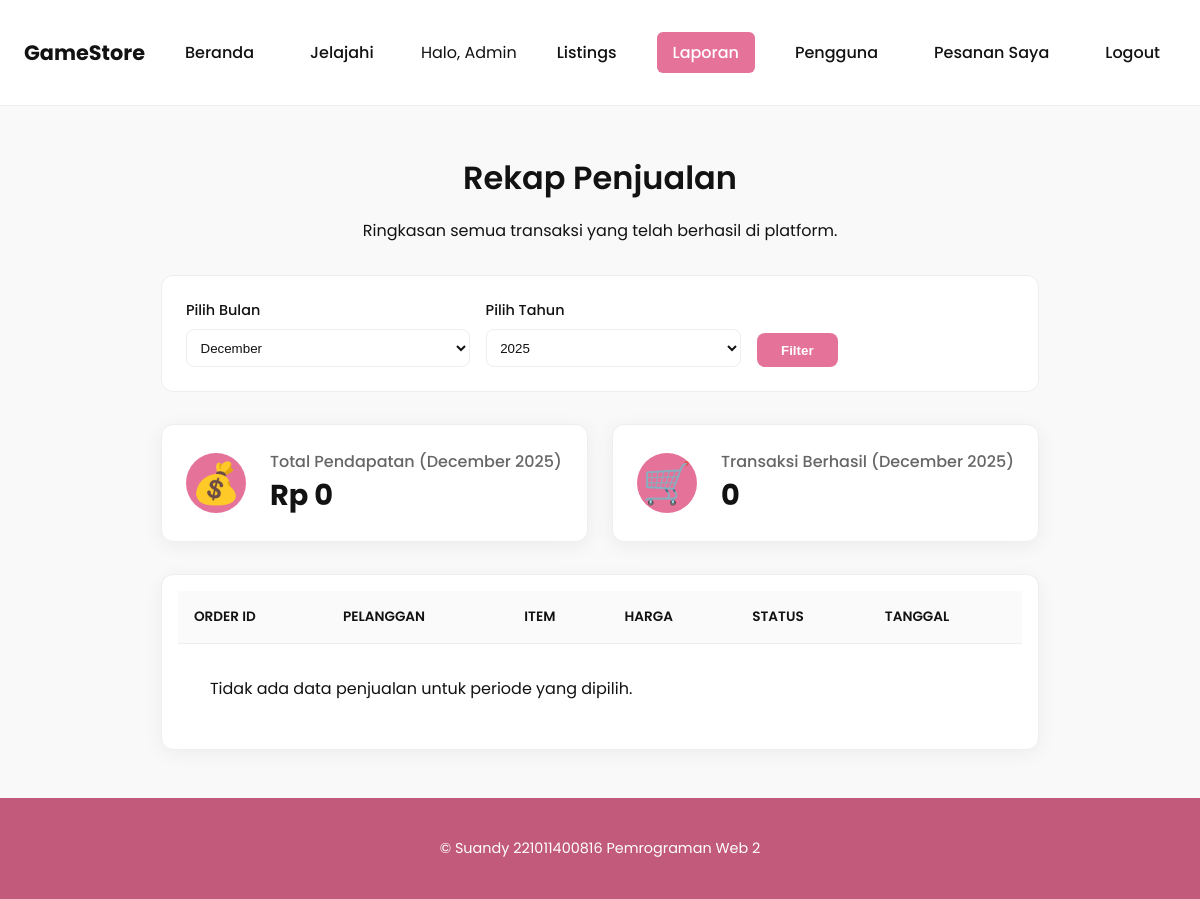
The app's page /admin_sales.php (signed in), older data.
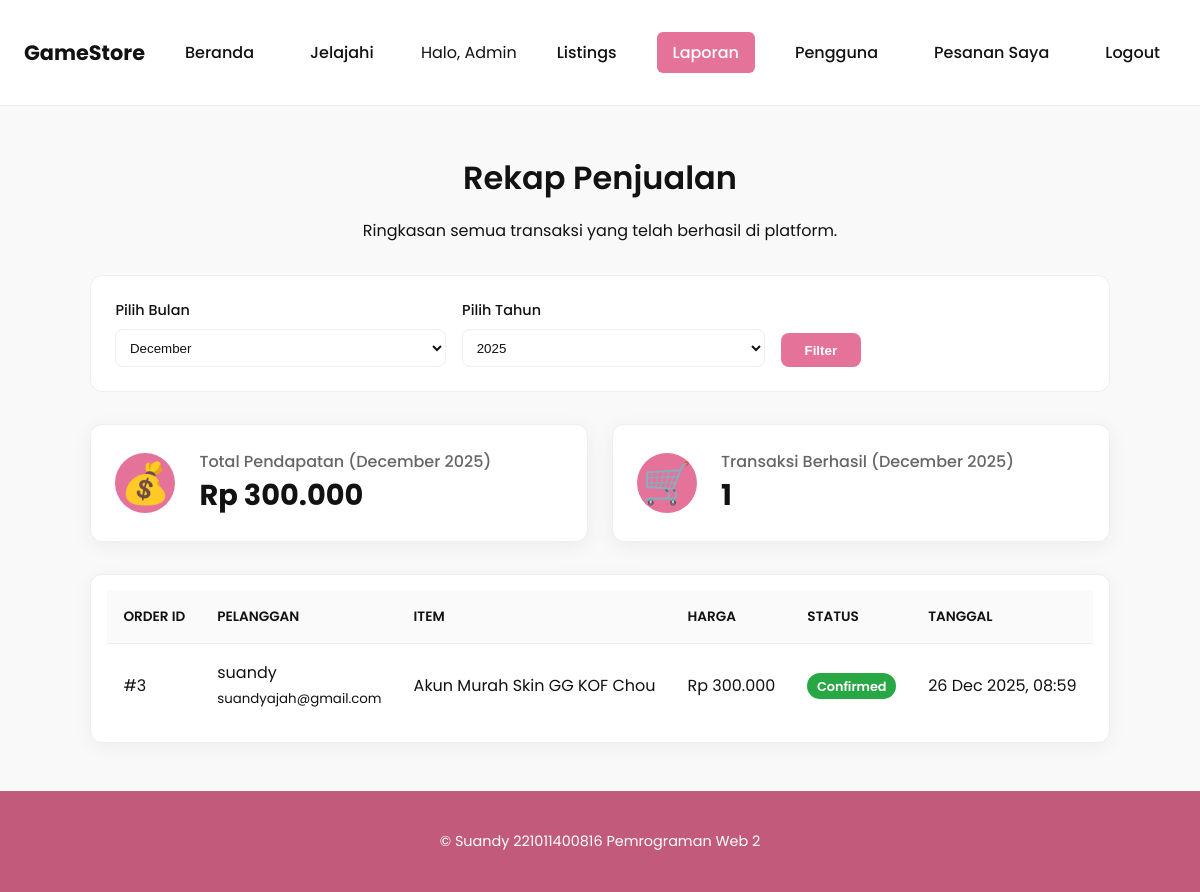
The same page, newer data.
### tables this page shows
CREATE TABLE `orders` (
  `id` int(11) NOT NULL,
  `user_id` int(11) NOT NULL,
  `listing_id` int(11) NOT NULL,
  `payment_method` varchar(100) DEFAULT NULL,
  `status` varchar(50) DEFAULT 'pending',
  `order_date` timestamp NOT NULL DEFAULT current_timestamp()
);

CREATE TABLE `users` (
  `id` int(11) NOT NULL,
  `name` varchar(255) NOT NULL,
  `email` varchar(255) NOT NULL,
  `password` varchar(255) NOT NULL,
  `is_admin` tinyint(1) DEFAULT 0,
  `created_at` timestamp NOT NULL DEFAULT current_timestamp()
);

CREATE TABLE `listings` (
  `id` int(11) NOT NULL,
  `title` varchar(255) NOT NULL,
  `game` varchar(100) DEFAULT NULL,
  `description` text NOT NULL,
  `price` decimal(10,2) NOT NULL,
  `status` varchar(50) DEFAULT 'active',
  `image` varchar(255) DEFAULT NULL,
  `created_at` timestamp NOT NULL DEFAULT current_timestamp()
);

### admin_sales.php (the view, shortened to what this page needs)
<?php
include 'header.php';
$selected_month = isset($_GET['month']) ? (int)$_GET['month'] : date('m');
$selected_year = isset($_GET['year']) ? (int)$_GET['year'] : date('Y');
$sql = "
    SELECT
        o.id AS order_id,
        u.name AS customer_name,
        u.email AS customer_email,
        l.title AS item_name,
        l.price AS item_price,
        o.status AS order_status,
        o.order_date AS order_date
    FROM orders o
    JOIN users u ON o.user_id = u.id
    JOIN listings l ON o.listing_id = l.id
    WHERE (o.status = 'approved' OR o.status = 'confirmed')
      AND MONTH(o.order_date) = :month
      AND YEAR(o.order_date) = :year
    ORDER BY o.order_date DESC
";
$stmt = $pdo->prepare($sql);
$stmt->execute(['month' => $selected_month, 'year' => $selected_year]);
$sales = $stmt->fetchAll();
$total_revenue = 0;
foreach ($sales as $sale) {
    $total_revenue += $sale['item_price'];
}
?>
<div class="container admin-page">
    <div class="page-header">
        <h1>Rekap Penjualan</h1>
        <p>Ringkasan semua transaksi yang telah berhasil di platform.</p>
    </div>
    <div class="filter-container">
        <form method="GET" action="" class="filter-form">
            <div>
                <label for="month">Pilih Bulan</label>
                <select name="month" id="month">
                    <?php for ($m = 1; $m <= 12; $m++): ?>
                        <option value="<?= $m ?>" <?= $selected_month == $m ? 'selected' : '' ?>>
                            <?= date('F', mktime(0, 0, 0, $m, 1)) ?>
                        </option>
                    <?php endfor; ?>
                </select>
            </div>
            <div>
                <label for="year">Pilih Tahun</label>
                <select name="year" id="year">
                    <?php
                    $current_year = date('Y');
                    for ($y = $current_year; $y >= $current_year - 5; $y--):
                    ?>
                        <option value="<?= $y ?>" <?= $selected_year == $y ? 'selected' : '' ?>><?= $y ?></option>
                    <?php endfor; ?>
                </select>
            </div>
            <div>
                <button type="submit">Filter</button>
            </div>
        </form>
    </div>
    <div class="summary-grid">
        <div class="summary-card">
            <div class="summary-card-icon">
                <span>💰</span>
            </div>
            <div class="summary-card-info">
                <h4>Total Pendapatan (<?= date('F Y', mktime(0, 0, 0, $selected_month, 1, $selected_year)) ?>)</h4>
                <p>Rp <?= number_format($total_revenue, 0, ',', '.') ?></p>
            </div>
        </div>
        <div class="summary-card">
            <div class="summary-card-icon">
                <span>🛒</span>
            </div>
            <div class="summary-card-info">
                <h4>Transaksi Berhasil (<?= date('F Y', mktime(0, 0, 0, $selected_month, 1, $selected_year)) ?>)</h4>
                <p><?= count($sales) ?></p>
            </div>
        </div>
    </div>
    <div class="table-container">
        <table class="data-table">
            <thead>
                <tr>
                    <th>Order ID</th>
                    <th>Pelanggan</th>
                    <th>Item</th>
                    <th>Harga</th>
                    <th class="text-center">Status</th>
                    <th>Tanggal</th>
                </tr>
            </thead>
            <tbody>
                <?php if (empty($sales)): ?>
                    <tr>
                        <td colspan="6" class="text-center" style="padding: 2rem;">Tidak ada data penjualan untuk periode yang dipilih.</td>
                    </tr>
                <?php else: ?>
                    <?php foreach ($sales as $sale): ?>
                        <tr>
                            <td>#<?= $sale['order_id'] ?></td>
                            <td>
                                <div><?= htmlspecialchars($sale['customer_name']) ?></div>
                                <small><?= htmlspecialchars($sale['customer_email']) ?></small>
                            </td>
                            <td><?= htmlspecialchars($sale['item_name']) ?></td>
                            <td>Rp <?= number_format($sale['item_price'], 0, ',', '.') ?></td>
                            <td class="text-center">
                                <span class="status-badge status-<?= strtolower(htmlspecialchars($sale['order_status'])) ?>"><?= htmlspecialchars($sale['order_status']) ?></span>
                            </td>
                            <td><?= date('d M Y, H:i', strtotime($sale['order_date'])) ?></td>
                        </tr>
                    <?php endforeach; ?>
                <?php endif; ?>
            </tbody>
        </table>
    </div>
</div>
<?php include 'footer.php'; ?>

Row changes from the older to the newer data that the page shows:
added orders: id "3", user.name "suandy", user.email "suandyajah@gmail.com", listing.title "Akun Murah Skin GG KOF Chou", listing.price "300.000", status "Confirmed", order_date "26 Dec 2025, 08:59"
Text that changed along with them:
$total_revenue: "0" → "300.000"
count($sales): "0" → "1"
text no longer shown: "Tidak ada data penjualan untuk periode yang dipilih."
